Frame 1 (no input): blank canvas, image omitted
Frame 60 (the mouse pressed at the canvas centre just before this capture): blank canvas, image omitted
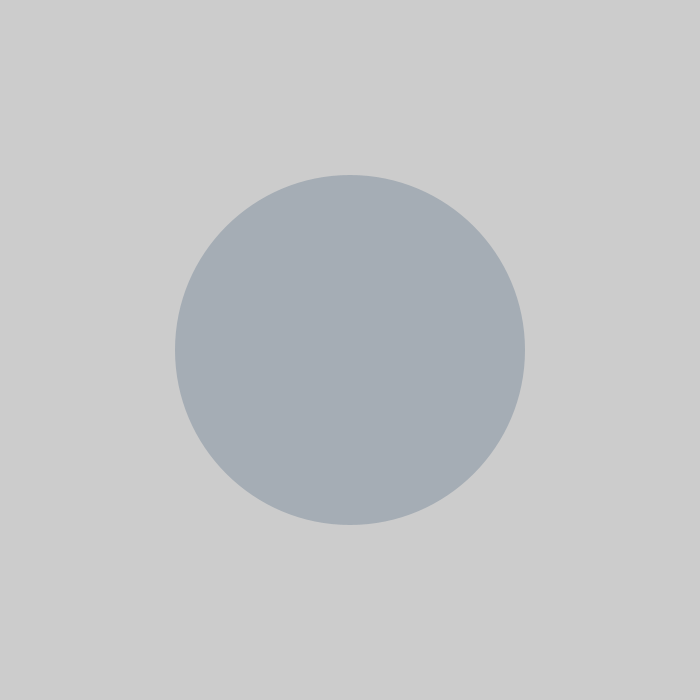
Frame 120 (the mouse held since frame 60 and released just before this capture)

The Processing sketch whose frames 1 and 60 were blank and that drew this single picture after the mouse press (run headless with seeded random() and noise(); from frame 60 on, the mouse is pressed at the canvas centre):

// Processing sketch: processing_enterMouse
// ── processing_enterMouse.pde
void setup() {
  size( 700, 700);
  smooth();
  noStroke();
}

void draw() {

  // create a random fill with transparency
  fill(random(100), random(255), random(255), random(50,100));

  // make a variable for the radius which calculates a radius for the ellipse based on the speed of the mouse
  // mouseX is the current screen location of the mouse
  // pmouseX is the previous screen location of the mouse
  // thus the absolute difference of the current location minus the previous location is the speed
  int radius = abs(mouseX-pmouseX );
  ellipse(mouseX, mouseY, radius, radius);
}
